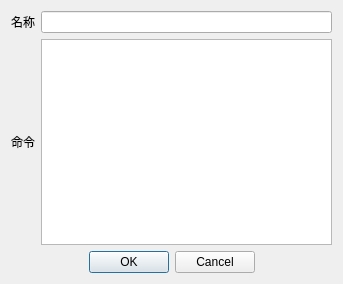
<?xml version="1.0" encoding="UTF-8"?>
<ui version="4.0">
 <class>RemoteCommandGroupAddDialog</class>
 <widget class="QDialog" name="RemoteCommandGroupAddDialog">
  <property name="geometry">
   <rect>
    <x>0</x>
    <y>0</y>
    <width>343</width>
    <height>284</height>
   </rect>
  </property>
  <property name="sizePolicy">
   <sizepolicy hsizetype="Fixed" vsizetype="Fixed">
    <horstretch>0</horstretch>
    <verstretch>0</verstretch>
   </sizepolicy>
  </property>
  <property name="minimumSize">
   <size>
    <width>0</width>
    <height>0</height>
   </size>
  </property>
  <property name="windowTitle">
   <string>添加远程命令</string>
  </property>
  <property name="windowIcon">
   <iconset resource="../Resources/Resources.qrc">
    <normaloff>:/Core/Core/Logo.png</normaloff>:/Core/Core/Logo.png</iconset>
  </property>
  <layout class="QVBoxLayout" name="main_layout" stretch="0,0,0">
   <item>
    <layout class="QHBoxLayout" name="title_layout">
     <item>
      <widget class="QLabel" name="title_label">
      <property name="text">
       <string>名称</string>
      </property>
      </widget>
     </item>
     <item>
      <widget class="QLineEdit" name="title"/>
     </item>
    </layout>
   </item>
   <item>
    <layout class="QHBoxLayout" name="command_layout">
     <item>
      <widget class="QLabel" name="command_label">
      <property name="text">
       <string>命令</string>
      </property>
      </widget>
     </item>
     <item>
      <widget class="QPlainTextEdit" name="command"/>
     </item>
    </layout>
   </item>
   <item>
    <widget class="QDialogButtonBox" name="button_box">
     <property name="orientation">
      <enum>Qt::Horizontal</enum>
     </property>
     <property name="standardButtons">
      <set>QDialogButtonBox::Cancel|QDialogButtonBox::Ok</set>
     </property>
     <property name="centerButtons">
      <bool>true</bool>
     </property>
    </widget>
   </item>
  </layout>
 </widget>
 <resources>
  <include location="../Resources/Resources.qrc"/>
 </resources>
 <connections>
  <connection>
   <sender>button_box</sender>
   <signal>accepted()</signal>
   <receiver>RemoteCommandGroupAddDialog</receiver>
   <slot>accept()</slot>
   <hints>
    <hint type="sourcelabel">
     <x>239</x>
     <y>341</y>
    </hint>
    <hint type="destinationlabel">
     <x>157</x>
     <y>274</y>
    </hint>
   </hints>
  </connection>
  <connection>
   <sender>button_box</sender>
   <signal>rejected()</signal>
   <receiver>RemoteCommandGroupAddDialog</receiver>
   <slot>reject()</slot>
   <hints>
    <hint type="sourcelabel">
     <x>307</x>
     <y>341</y>
    </hint>
    <hint type="destinationlabel">
     <x>286</x>
     <y>274</y>
    </hint>
   </hints>
  </connection>
 </connections>
</ui>
